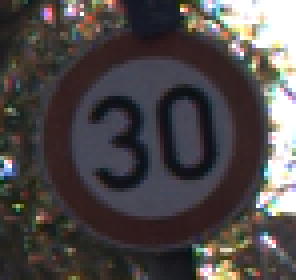
#> input picture Dataset_traffic_sign/00001/00002_00029.png, 74 x 70 px, found by its file name (shown 4 times larger)
$ jupyter execute --allow-errors PrimeraAproximacion.ipynb
#> lines starting #> are read from the running program, lines starting #| are printed output that depends on the picture
Imports necesarios para el notebook

[cell 1]
import cv2
import numpy as np
import os
import glob
from skimage.feature import hog

Podemos aplicar preprocesamiento a las imagenes si consideramos que no se ven correctamente

- Amplicacion rango dinamico de imagen

[cell 2]
def ampliacion_v1(imagen):
    #Creamos imagen de salida
    #No hace falta crear otra imagen
    salida = np.zeros((imagen.shape[0],imagen.shape[1]))
    a_low = np.min(imagen)
    a_high = np.max(imagen)
    filas,columnas = imagen.shape
    for i in range(filas):
        for j in range(columnas):
            #TRANSFORMACION - Ampliacion del rango dinamico
            salida[i,j] = ((imagen[i,j]-a_low)*(255-1))/(a_high-a_low)
    return np.uint8(salida)

[cell 3]
path = 'Dataset_traffic_sign/00006/00002_00029.png'
imagen = cv2.imread(path,0)
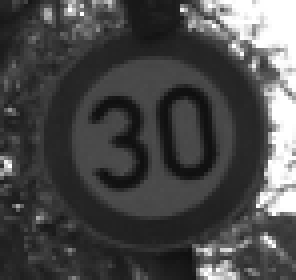
#> imagen: shape (70, 74) (shown 4 times larger); min 15, max 255, mean 73.6
aux = ampliacion_v1(imagen)
#> in ampliacion_v1, `a_low = np.min(imagen)`: a_low = 15
#> in ampliacion_v1, `a_high = np.max(imagen)`: a_high = 255
resultado = np.hstack((imagen,aux))
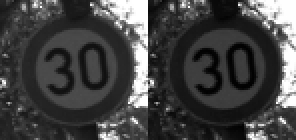
#> resultado: shape (70, 148) (shown 2 times larger); min 0, max 255, mean 67.6
cv2.imshow('Imagen preprocesada',resultado)
cv2.waitKey(0)
cv2.destroyAllWindows()

$ run again, with Dataset_traffic_sign/00001/00006_00029.png copied over Dataset_traffic_sign/00001/00002_00029.png
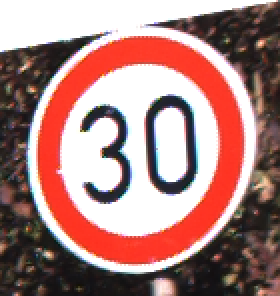
#> input picture Dataset_traffic_sign/00001/00006_00029.png, 140 x 148 px, found by its file name (shown 2 times larger)
#> `imagen = cv2.imread(path,0)`:
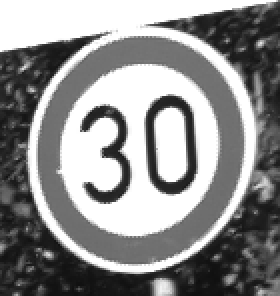
#> imagen: shape (148, 140) (shown 2 times larger); min 14, max 255, mean 141.7
#> a_low = 14
#> a_high = 255
#> `resultado = np.hstack((imagen,aux))`:
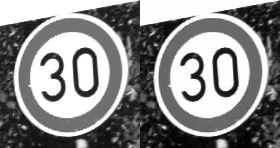
#> resultado: shape (148, 280); min 0, max 255, mean 138

$ run again, with Dataset_traffic_sign/00001/00034_00029.png copied over Dataset_traffic_sign/00001/00002_00029.png
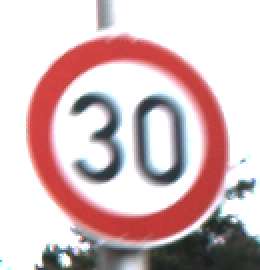
#> input picture Dataset_traffic_sign/00001/00034_00029.png, 130 x 135 px, found by its file name (shown 2 times larger)
#> `imagen = cv2.imread(path,0)`:
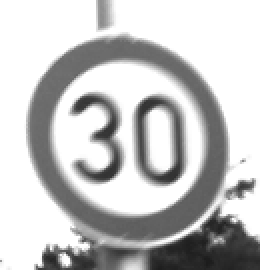
#> imagen: shape (135, 130) (shown 2 times larger); min 28, max 255, mean 195.3
#> a_low = 28
#> a_high = 255
#> `resultado = np.hstack((imagen,aux))`:
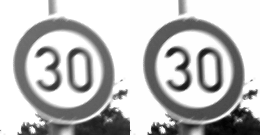
#> resultado: shape (135, 260); min 0, max 255, mean 191.1

$ run again, with Dataset_traffic_sign/00001/00041_00029.png copied over Dataset_traffic_sign/00001/00002_00029.png
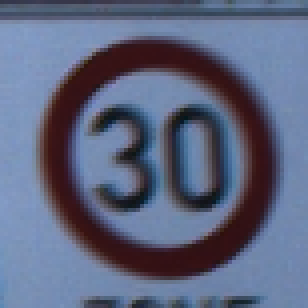
#> input picture Dataset_traffic_sign/00001/00041_00029.png, 77 x 77 px, found by its file name (shown 4 times larger)
#> `imagen = cv2.imread(path,0)`:
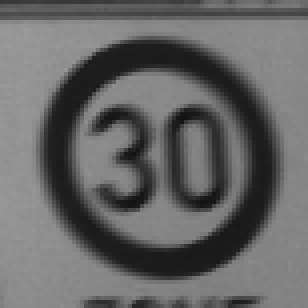
#> imagen: shape (77, 77) (shown 4 times larger); min 17, max 155, mean 101.6
#> a_low = 17
#> a_high = 155
#> `resultado = np.hstack((imagen,aux))`:
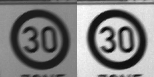
#> resultado: shape (77, 154); min 0, max 254, mean 128.4
